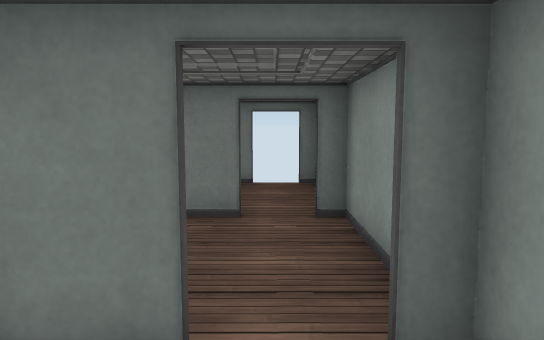
view 1 (above)

20 first-person views from a walk through a Unity game level. The camera is 1.5 m above the floor, tilts 6° down and sees 70° across. The floor is counted in squares, 1 m on a side. Each view is taken from the middle of a square. On the plan, view 1 faces up. The plan holds only what a view shows up to about 17 squares ahead; the rest is blank. The place goes on beyond the plan. The player character is not drawn. Some animated figures are left out. Door leaves are left out, so doorways stand open. Some surface patterns are stand-ins.

view 2
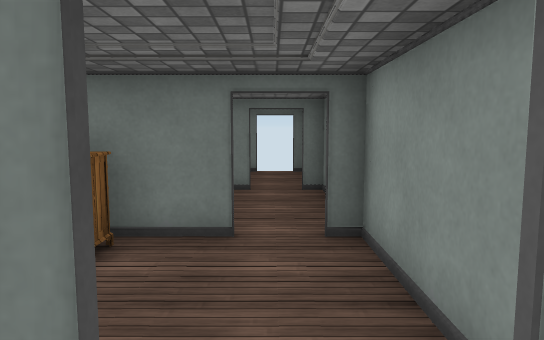

view 3
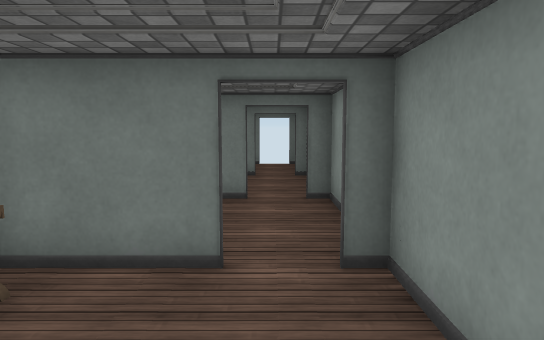

view 4
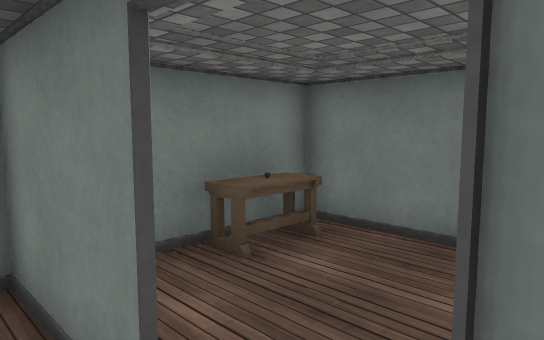

view 5
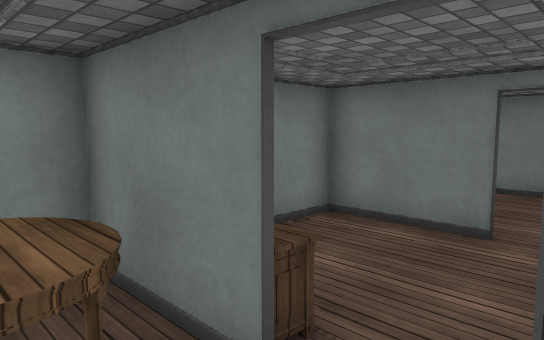

view 6
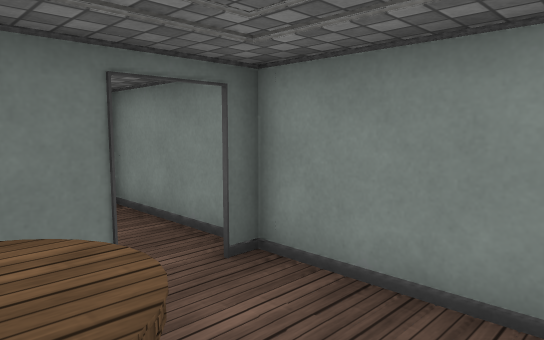

view 7
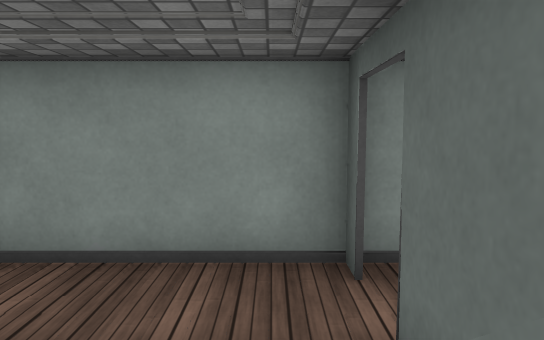

view 8
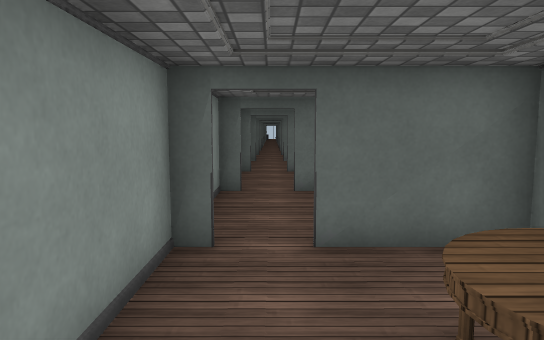

view 9
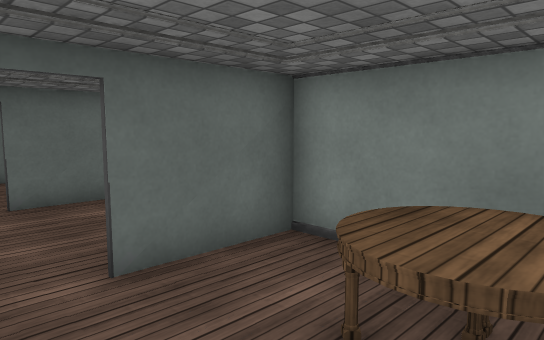

view 10
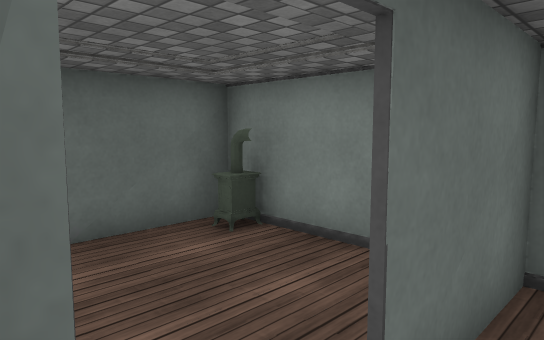

view 11
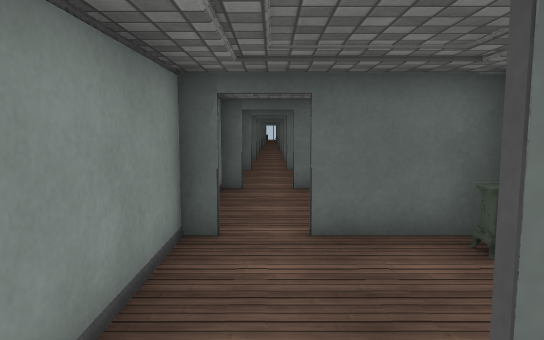

view 12
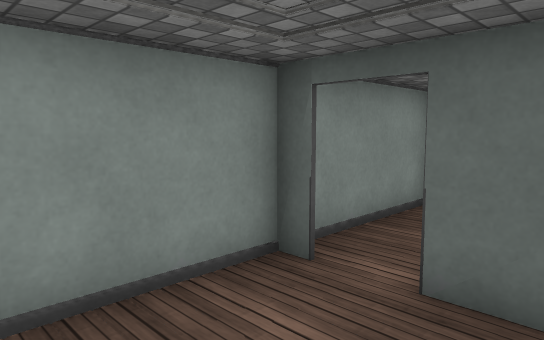

view 13
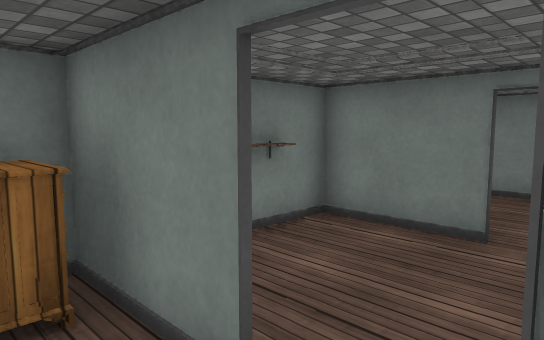

view 14
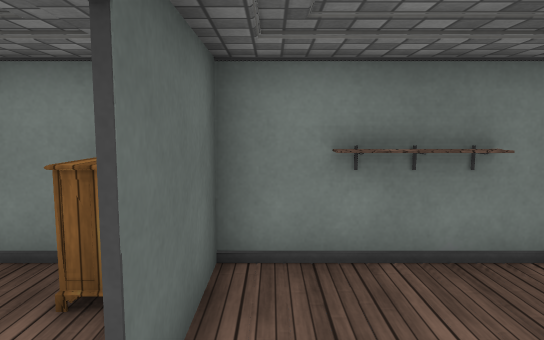

view 15
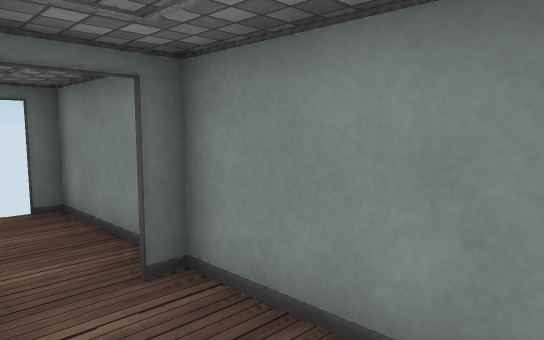

view 16
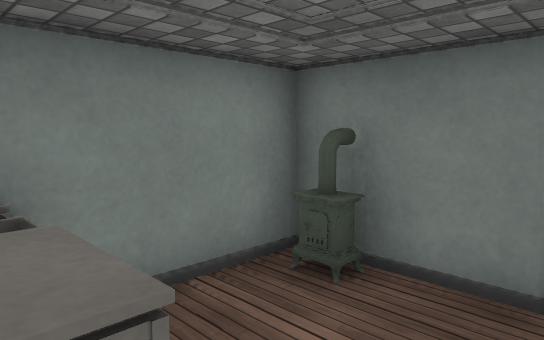

view 17
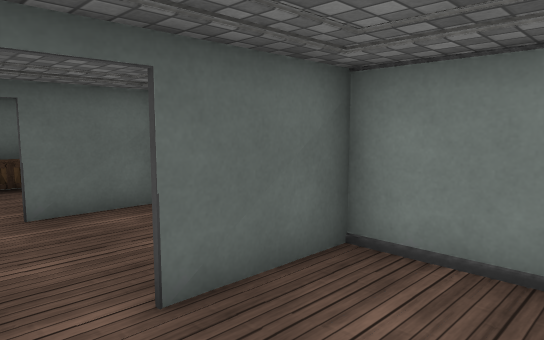

view 18
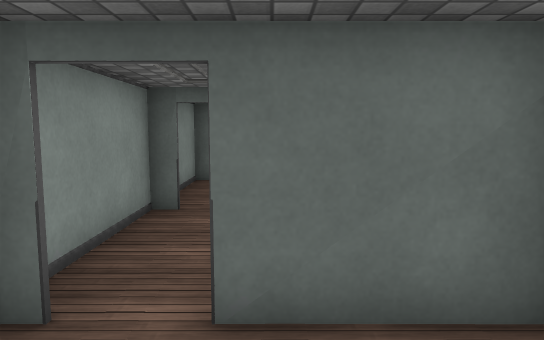

view 19
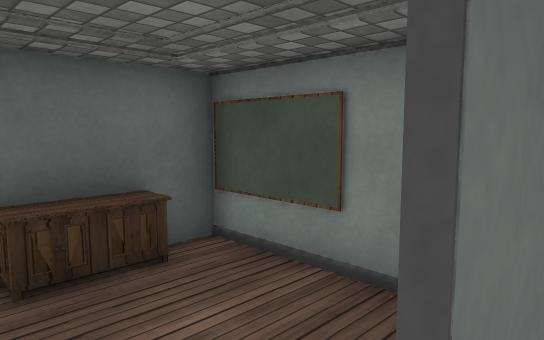

view 20
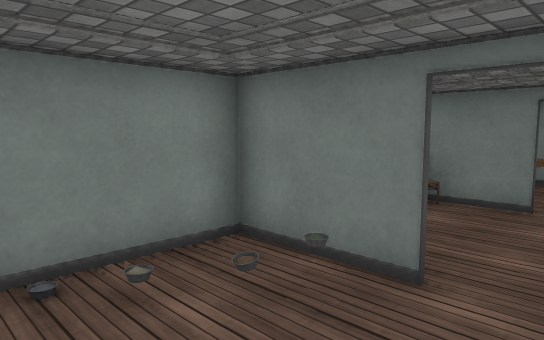

### Floor plan
Points are (right, up) in squares from view 1. A wall is a line through its corners. A room is listed if a view was taken in it or the views show most of it. See-through windows are left out.
Room 1 (views 1, 13, 17, 18)
walls: (-0.5, 2.4) (-3.4, 2.4); (-3.3, 1.1) (-3.3, -1.9) (-0.4, -1.9); (0.7, -1.9) (1.2, -1.8); (1.3, -1.1) (1.3, 2.4); (1.4, 2.4) (0.6, 2.4)
ways out: opening at (0, -2) to room 2; opening at (0, 2) to room 6
Room 2 (views 2, 3, 19)
walls: (-0.5, -1.9) (-3.4, -1.9); (0.7, -6.2) (1.3, -6.2); (-2.8, -6.2) (-0.4, -6.2); (-3.3, -1.9) (-3.3, -6.1); (1.3, -6.6) (1.3, -1.9) (0.6, -1.9)
ways out: opening at (0, -2) to room 1; opening at (0, -6) to room 3
Room 3 (views 4, 8)
walls: (-0.5, -6.2) (-3.4, -6.2); (-3.3, -6.1) (-3.3, -11.6); (0.8, -10.4) (1.3, -10.4); (-3.4, -10.5) (-0.7, -10.4); (1.3, -10.6) (1.3, -6.6)
ways out: opening at (0, -6) to room 2; opening at (0, -10) to room 4
objects: other object (-2, -10)
Room 4 (views 5, 6, 7, 9, 10, 11)
walls: (0.6, -14.8) (1.4, -14.8); (-0.5, -10.5) (-3.4, -10.5); (-3.3, -11.6) (-3.3, -14.8) (-0.5, -14.8); (1.4, -10.5) (0.6, -10.5); (1.3, -15.6) (1.3, -10.6)
ways out: opening at (0, -10) to room 3; opening at (0, -15) to room 5
objects: other object (-1, -12)
Room 5 (view 12)
walls: (-0.5, -14.9) (-2.5, -14.9); (-3.3, -16.5) (-3.3, -19); (0.6, -19.4) (1.4, -19.4); (-3.4, -19.4) (-0.5, -19.4); (1.3, -19.5) (1.3, -15.6)
ways out: opening at (0, -15) to room 4; opening at (0, -19) to room 8
Room 6 (views 14, 15)
walls: (-0.5, 6.6) (-3.3, 6.6) (-3.3, 5.6); (-3.3, 4.5) (-3.3, 1.8); (-3.3, 2.4) (-0.5, 2.4); (1.3, 2.4) (1.3, 6.6) (0.6, 6.6)
ways out: opening at (0, 2) to room 1; opening at (0, 7) to room 7
objects: other object (-3, 5)
Room 7 (view 16)
walls: (-0.5, 10.7) (-3.3, 10.7) (-3.3, 7.5); (1.3, 7.6) (1.3, 10.7) (0.8, 10.7)
ways out: opening at (0, 7) to room 6; gap at (0.5, 11)
Room 8 (view 20)
walls: (-0.5, -19.4) (-3.4, -19.4); (-3.3, -19) (-3.3, -22.4); (1.3, -23.5) (1.3, -19.5)
ways out: opening at (0, -19) to room 5

Where each view was taken, in squares from view 1:
view 1: 0 up, 0 right, facing up
view 2: 3 down, 0 right, facing up
view 3: 6 down, 0 right, facing up
view 4: 7 down, 1 right, facing up-left
view 5: 12 down, 1 right, facing up-left
view 6: 14 down, 2 left, facing up-right
view 7: 14 down, 3 left, facing right
view 8: 10 down, 0 right, facing down
view 9: 11 down, 1 right, facing down-left
view 10: 14 down, 1 right, facing down-left
view 11: 14 down, 0 right, facing down
view 12: 16 down, 2 left, facing down-right
view 13: 1 up, 1 right, facing up-left
view 14: 3 up, 1 right, facing left
view 15: 3 up, 1 left, facing up-right
view 16: 7 up, 0 right, facing up-left
view 17: 1 up, 1 right, facing down-left
view 18: 1 up, 1 left, facing down
view 19: 6 down, 0 right, facing down-left
view 20: 23 down, 1 right, facing up-left
